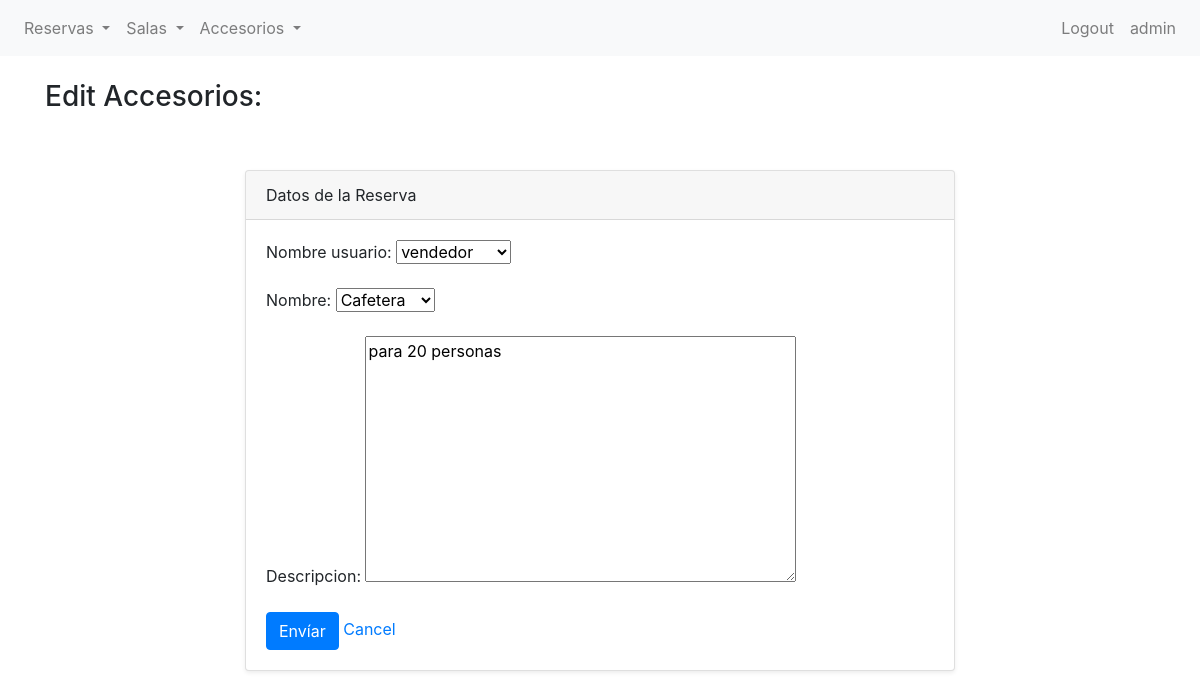
Page /bookings/accesorio/1/update/ (signed in) on the committed database.
### bookings/models.py (models this page shows, shortened)
class Accesorio(models.Model):
    class Tipo(models.TextChoices):
        CAFETERA = 'Cafetera', 'Cafetera'
        PROYECTOR = 'Proyector', 'Proyector'
        MICROFONO = 'Micrófono', 'Micrófono'
        PIZARRA = 'Pizarra', 'Pizarra'
    nombre_usuario = models.ForeignKey(User, null= True, on_delete= models.SET_NULL)
    nombre = models.CharField(
        max_length=15,  # Ajusta la longitud máxima según tus necesidades
        choices=Tipo.choices,
        default=Tipo.PIZARRA,
    )
    descripcion = models.TextField(blank=True, null=True)

### bookings/views.py (the view)
# urls.py: path("accesorio/<int:pk>/update/", AccesorioUpdateView.as_view(), name= "accesorio-update")
class AccesorioUpdateView(LoginRequiredMixin, UpdateView):
    model = Accesorio
    template_name = "bookings/vbc/accesorio_form.html"
    fields = ["nombre_usuario","nombre","descripcion"]
    context_object_name = "accesorio"
    success_url = reverse_lazy("accesorio-list")

### bookings/templates/bookings/vbc/accesorio_form.html (shortened to what this page needs)
{% extends 'bookings/base.html' %}
{% block content %}
<h3>{% if object %}Edit Accesorios: {{ object.tipo }}{% else %}New Reserva{% endif %}</h3>
    <section class="py-5">
        <div class="container">
            <div class="row">
                <div class="col-lg-8 mx-auto">
                    <div class="card shadow-sm">
                        <div class="card-header">
                            Datos de la Reserva
                        </div>
                        <div class="card-body">
                            <form method="post">
                                {{ form.as_p }}
                                <button type="submit" class="btn btn-primary">Envíar</button>
                                <a href="{% url 'accesorio-list' %}">Cancel</a>
                            </form>
                        </div>
                    </div>
                </div>
            </div>
        </div>
    </section>
{% endblock %}

### bookings/templates/bookings/base.html (shortened to what this page needs)
{% load static %}
<!DOCTYPE html>
<html lang="en">
<head>
    <link rel="stylesheet" href="{% static 'bookings/css/bootstrap.css' %}">
</head>
<body>
    <nav class="navbar navbar-expand-lg navbar-light bg-light">
        <div class="collapse navbar-collapse" id="navbarNav">
            {% if user.is_authenticated %}
            <ul class="navbar-nav">
                <li class="nav-item dropdown">
                    <a class="nav-link dropdown-toggle" href="#" id="navbarDropdownMenuLinkReserva" role="button" data-toggle="dropdown" aria-haspopup="true" aria-expanded="false">
                        Reservas
                    </a>
                </li>
                <li class="nav-item dropdown">
                    <a class="nav-link dropdown-toggle" href="#" id="navbarDropdownMenuLinkSala" role="button" data-toggle="dropdown" aria-haspopup="true" aria-expanded="false">
                        Salas
                    </a>
                </li>
                <li class="nav-item dropdown">
                    <a class="nav-link dropdown-toggle" href="#" id="navbarDropdownMenuLinkReserva" role="button" data-toggle="dropdown" aria-haspopup="true" aria-expanded="false">
                        Accesorios
                    </a>
                </li>
            </ul>
            {% endif %}
            <ul class="navbar-nav ml-auto">
                {% if user.is_authenticated %}
                    <li class="nav-item">
                        <a class="nav-link" href="{% url 'logout'%}">Logout</a>
                    </li>
                    <li class="nav-item">
                        <a class="nav-link" href="{% url 'editar-perfil' %}">{{ user }}</a>
                    </li>
                {%endif%}
            </ul>
        </div>
    </nav>
    <div class="container mt-4">
        {% block content %}{% endblock content %}
    </div>
</body>
</html>

### rows in the picture
Accesorio: nombre_usuario "vendedor", nombre "Cafetera", descripcion "para 20 personas"

### other values in the picture
{{ user }} "admin"
